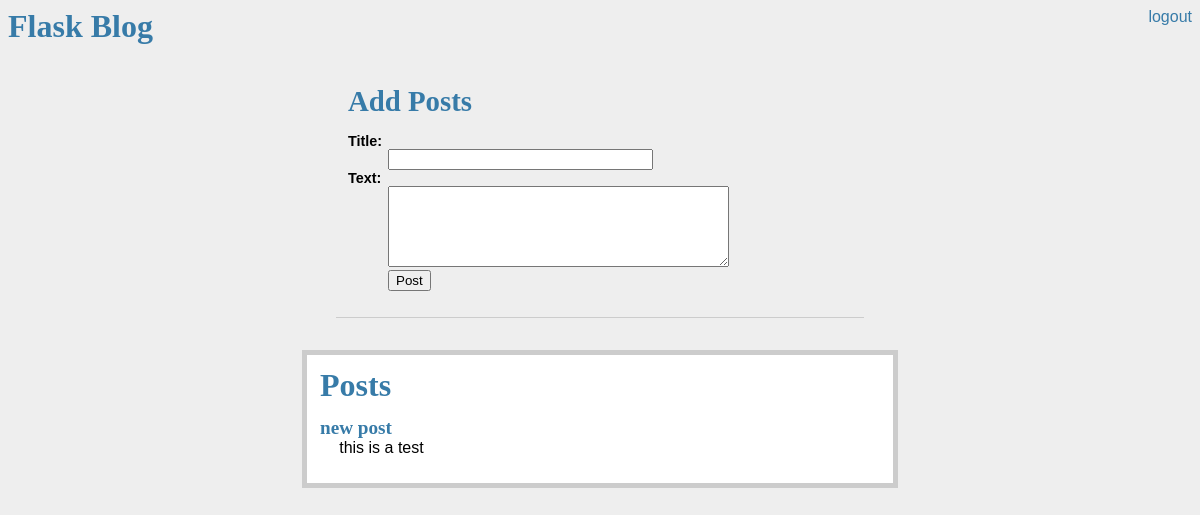
The page / (signed in) on the database as committed earlier.
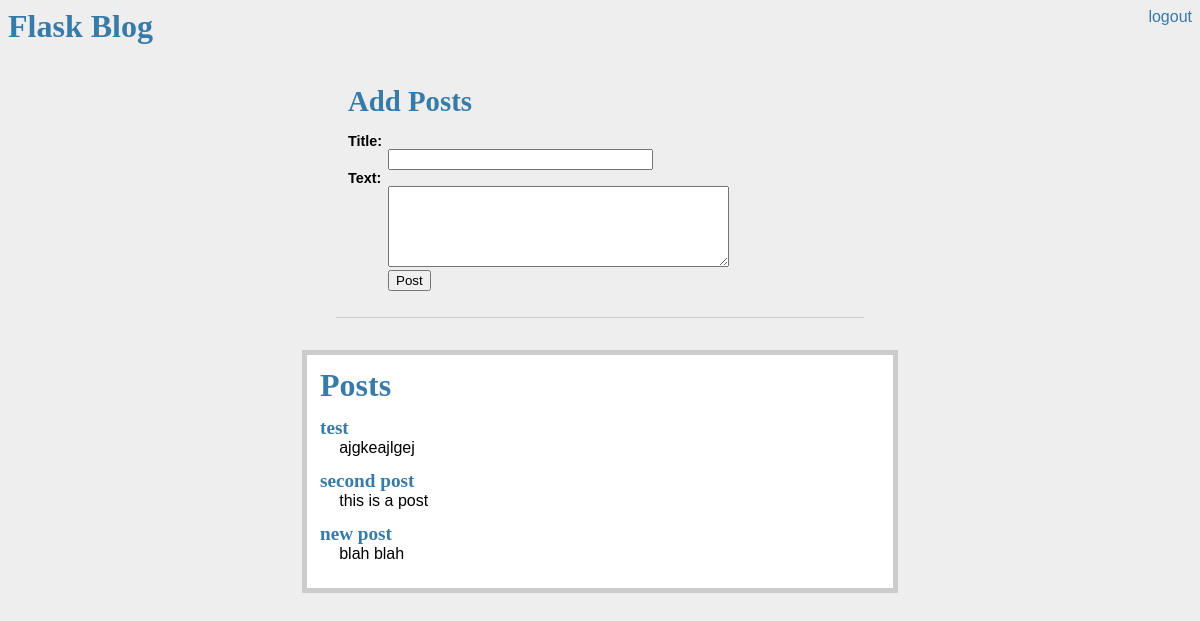
The same page on the database as committed later.
### tables this page shows
CREATE TABLE posts(
    id integer primary key autoincrement,
    title text not null,
    body text not null
);

### app.py (the view)
@app.route('/')
def index():
    db = get_db()
    query = db.execute('select * from posts order by id desc')
    posts = query.fetchall()
    return render_template('index.html', posts=posts)

### app.py (called while the page is built)
def connect_db():
    conn = sqlite3.connect(app.config['DATABASE'])
    conn.row_factory = sqlite3.Row
    return conn

def get_db():
    if not hasattr(g, 'sqlite_db'):
        g.sqlite_db = connect_db()
    return g.sqlite_db

### templates/index.html (shortened to what this page needs)
<!DOCTYPE html>
<html>
<head>
  <link rel="stylesheet" type="text/css" href="{{ url_for('static', filename='style.css') }}">
</head>
<body>
  <div class="nav">
    <h1>Flask Blog</h1>
    {% if not session.logged_in %}
      <div class="login">
        <form action="{{ url_for('login') }}" method="post">
            <input type="text" name="username" placeholder="username">
            <input type="text" name="password" placeholder="password">
            <input type="submit" value="Login">
          </form>
      </div>
    {% else %}
      <div class="logout">
        <a href="{{ url_for('logout') }}">logout</a>
      </div>
    {% endif %}
  </div>
  {% if session.logged_in %}
    <form action="{{ url_for('create') }}" method="post" class="post_form">
      <h1>Add Posts</h1>
      <dl>
        <dt>Title:</dt>
        <dd><input type="text" size="30" name="title"></dd>
        <dt>Text:</dt>
        <dd><textarea name="body" rows="5" cols="40"></textarea></dd>
        <dd><input type="submit" value="Post"></dd>
      </dl>
    </form>
  {% endif %}
  <div class="page">
    <h1>Posts</h1>
    <ul class="posts">
      {% for post in posts %}
        <li><h2>{{ post.title }}</h2>{{ post.body|safe }}</li>
      {% else %}
        <li><em>No entries</em></li>
      {% endfor %}
      </ul>
  </div>
</body>
</html>

### static/style.css (style rules this page uses)
body { font-family: sans-serif; background: #eee; }
a, h1, h2 { color: #377BA8; }
h1, h2 { font-family: 'Georgia', serif; margin: 0; }
h2 { font-size: 1.2em; }
.page { margin: 2em auto; width: 35em; border: 5px solid #ccc; padding: 0.8em; background: white; }
.posts { list-style: none; margin: 0; padding: 0; }
.posts li { margin: 0.8em 1.2em; }
.posts li h2 { margin-left: -1em; }
.post_form { font-size: 0.9em; border-bottom: 1px solid #ccc; margin: 2em auto; width: 35em; padding: 0.8em; }
.post_form dl { font-weight: bold; }
.nav { overflow: hidden; }
.nav h1 { float: left; }
.nav .login, .nav .logout { float: right; }
.nav .logout a { text-decoration: none; }

Rows that differ between the two databases and show on the page:
added posts: title "test", body "ajgkeajlgej"
added posts: title "second post", body "this is a post"
changed posts "new post": body "this is a test" → "blah blah"
